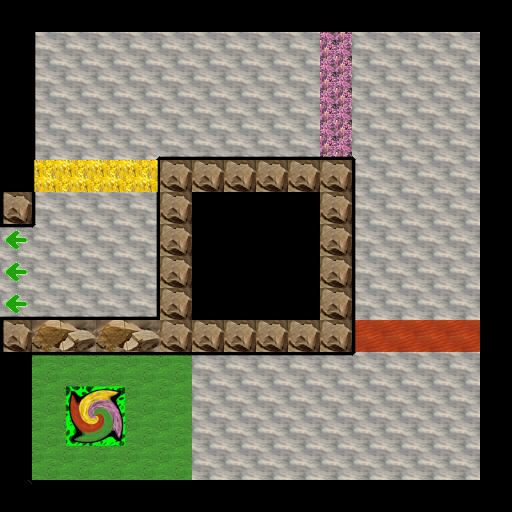

A 2D game scene composited from a Tiled map and its tileset images. What follows is a short description and the map's XML, with every tile layer's data as written:
An orthogonal 16x16 tile map with 32x32 px tiles, 2 tile layers (bottom, surface) and 15 objects.

<map version="1.2" tiledversion="1.3.2" orientation="orthogonal" renderorder="right-down" compressionlevel="0" width="16" height="16" tilewidth="32" tileheight="32" infinite="0" nextlayerid="9" nextobjectid="16">
 <tileset firstgid="1" name="ground_set" tilewidth="32" tileheight="32" tilecount="256" columns="16">
  <image source="../img/board/ground_set.png" width="512" height="512" />
 </tileset>
 <layer id="1" name="bottom" width="16" height="16">
  <data encoding="csv">
0,0,0,0,0,0,0,0,0,0,0,0,0,0,0,0,
0,20,21,21,21,21,21,21,21,21,69,21,21,21,21,0,
0,20,21,21,21,21,21,21,21,21,69,21,21,21,21,0,
0,20,21,21,21,21,21,21,21,21,69,21,21,21,21,0,
0,20,21,21,21,37,37,37,37,37,85,21,21,21,21,0,
0,135,131,131,134,55,55,55,55,55,55,20,21,21,21,0,
55,20,21,21,22,55,0,0,0,0,55,20,21,21,21,0,
5,21,21,21,22,55,0,0,0,0,55,20,21,21,21,0,
21,21,21,21,22,55,0,0,0,0,55,20,21,21,21,0,
37,37,37,37,38,55,0,0,0,0,55,20,21,21,21,0,
55,0,0,0,0,55,55,55,55,55,55,65,66,66,66,0,
0,8,8,8,8,8,5,5,5,5,5,21,21,21,21,0,
0,24,24,24,24,24,21,21,21,21,21,21,21,21,21,0,
0,24,24,24,24,24,21,21,21,21,21,21,21,21,21,0,
0,24,24,24,24,24,21,21,21,21,21,21,21,21,21,0,
0,0,0,0,0,0,0,0,0,0,0,0,0,0,0,0
</data>
 </layer>
 <layer id="2" name="surface" width="16" height="16">
  <data encoding="csv">
0,226,226,226,226,226,226,226,226,226,226,226,226,226,226,197,
0,0,0,0,0,0,0,0,0,0,0,0,0,0,0,209,
0,0,0,0,0,0,0,0,0,0,0,0,0,0,0,209,
0,0,0,0,0,0,0,0,0,0,0,0,0,0,0,209,
0,0,0,0,101,0,0,0,0,0,0,102,0,0,0,209,
226,0,0,0,0,55,55,55,55,55,55,0,0,0,0,209,
209,0,0,0,0,55,193,194,194,195,55,0,0,0,0,209,
10,118,0,0,0,55,209,0,0,211,55,0,0,0,0,209,
10,0,0,0,0,55,209,0,0,211,55,0,0,0,0,209,
10,0,0,0,0,55,225,226,226,227,55,0,0,0,0,209,
209,71,72,71,72,55,55,55,55,55,55,0,0,0,0,209,
195,0,0,0,0,0,0,0,0,0,0,118,0,0,0,209,
211,0,161,162,0,0,0,0,0,0,0,0,0,0,0,209,
211,0,177,178,0,0,0,0,0,0,0,0,0,0,0,209,
211,0,0,0,0,0,0,0,0,0,0,0,0,0,0,209,
117,194,194,194,194,194,194,194,194,194,194,194,194,194,194,213
</data>
 </layer>
 <objectgroup id="3" name="obstacle" visible="0">
  <object id="1" x="0" y="320">
   <polygon points="0,0 0,192 32,192 32,0" />
  </object>
  <object id="2" x="32" y="480">
   <polygon points="0,0 480,0 480,32 0,32" />
  </object>
  <object id="3" x="32" y="320">
   <polygon points="0,0 320,0 320,32 0,32" />
  </object>
  <object id="4" x="160" y="320">
   <polygon points="0,0 32,0 192,0 192,-160 0,-160" />
  </object>
  <object id="5" x="0" y="224">
   <polygon points="0,0 32,0 32,-224 0,-224" />
  </object>
  <object id="6" x="32" y="32">
   <polygon points="0,0 480,0 480,-32 0,-32" />
  </object>
  <object id="7" x="480" y="32">
   <polygon points="0,0 0,448 32,448 32,0" />
  </object>
  <object id="9" x="0" y="352">
   <polygon points="0,0 -96,0 -96,-32 0,-32" />
  </object>
  <object id="10" x="-64" y="320">
   <polygon points="0,0 0,-96 -32,-96 -32,0" />
  </object>
  <object id="11" x="0" y="224">
   <polygon points="0,0 -96,0 -96,-32 0,-32" />
  </object>
 </objectgroup>
 <objectgroup id="4" name="end" visible="0">
  <object id="8" x="0" y="224">
   <polygon points="0,0 18,0 18,96 0,96" />
  </object>
 </objectgroup>
 <objectgroup id="5" name="green" visible="0">
  <object id="12" x="192" y="352">
   <polygon points="0,0 0,128 -160,128 -160,0" />
  </object>
 </objectgroup>
 <objectgroup id="6" name="red" visible="0">
  <object id="13" x="352" y="320">
   <polygon points="0,0 0,32 128,32 128,0" />
  </object>
 </objectgroup>
 <objectgroup id="7" name="pink" visible="0">
  <object id="14" x="352" y="160">
   <polygon points="0,0 -32,0 -32,-128 0,-128" />
  </object>
 </objectgroup>
 <objectgroup id="8" name="yellow" visible="0">
  <object id="15" x="32" y="160">
   <polygon points="0,0 0,32 128,32 128,0" />
  </object>
 </objectgroup>
</map>
